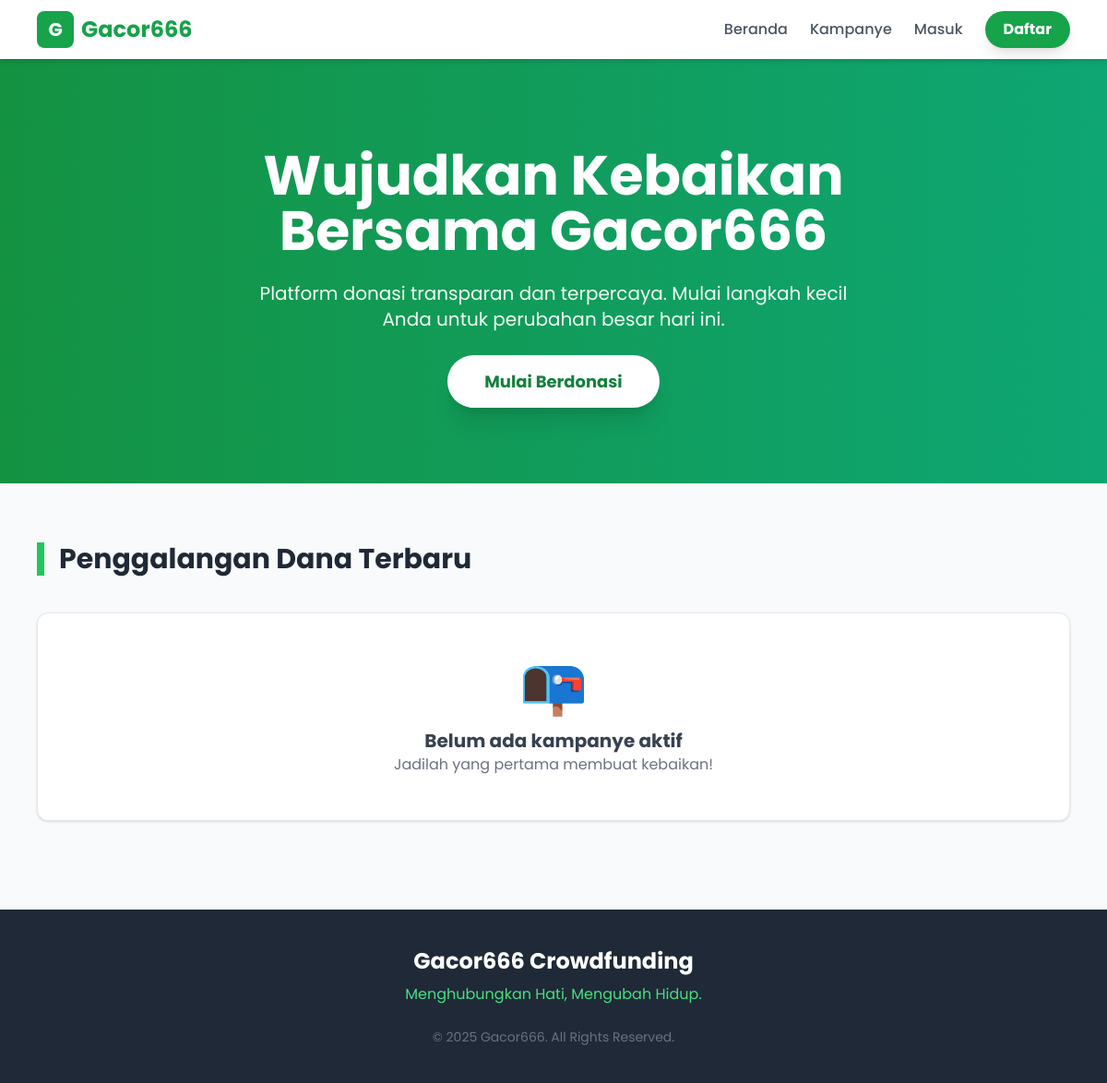
Before: / with the older database file.
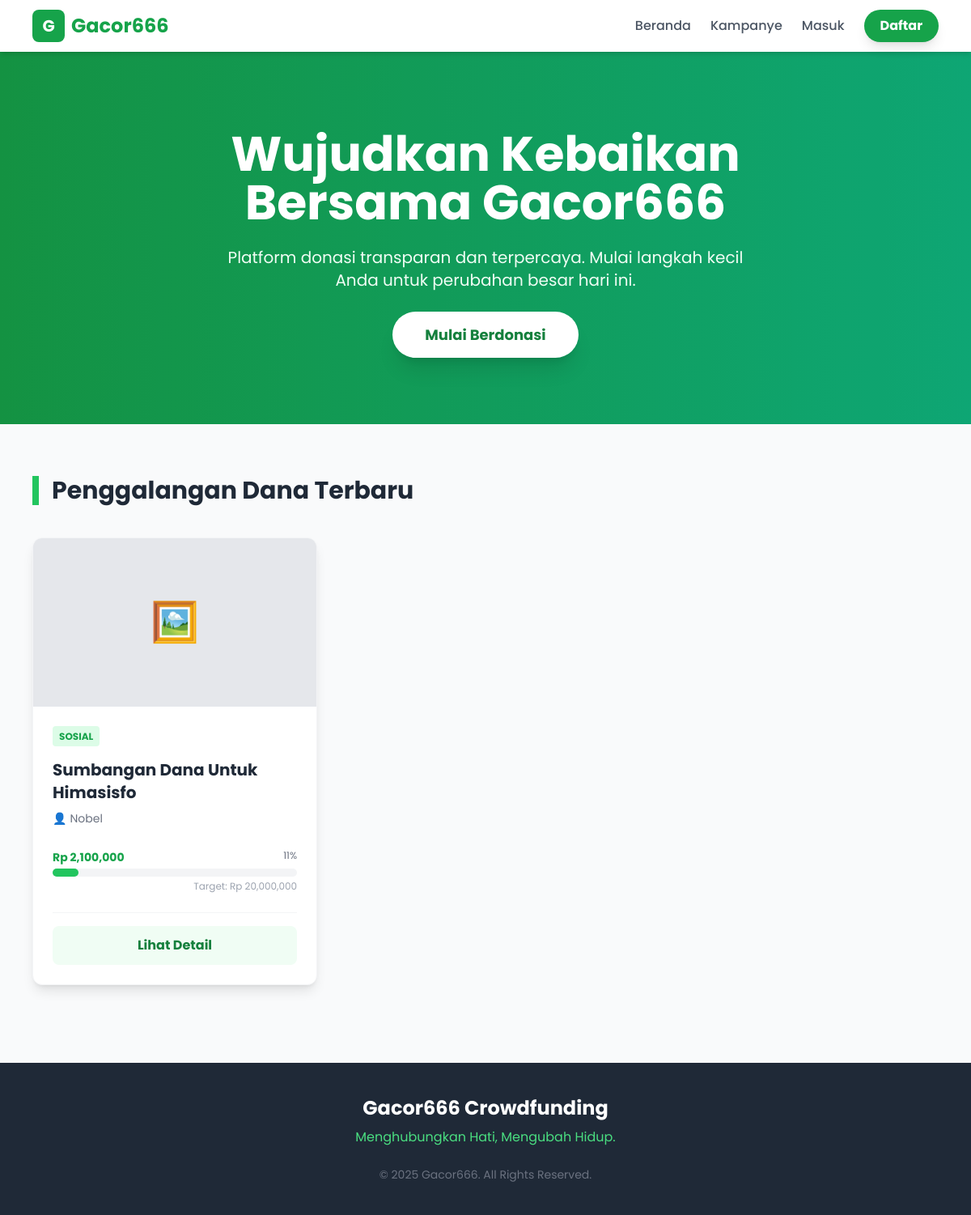
After: the same page with the newer database file.
### tables this page shows
CREATE TABLE `campaigns` (
  `id` int(11) NOT NULL,
  `user_id` int(11) NOT NULL,
  `judul` varchar(255) NOT NULL,
  `deskripsi` text NOT NULL,
  `target_donasi` decimal(15,2) NOT NULL,
  `dana_terkumpul` decimal(15,2) DEFAULT 0.00,
  `batas_waktu` date NOT NULL,
  `gambar_url` varchar(255) DEFAULT 'default.jpg',
  `rejection_reason` text DEFAULT NULL,
  `ktp_file` varchar(255) DEFAULT NULL,
  `kk_file` varchar(255) DEFAULT NULL,
  `surat_polisi_file` varchar(255) DEFAULT NULL,
  `foto_diri_file` varchar(255) DEFAULT NULL,
  `admin_notes` text DEFAULT NULL,
  `status` enum('pending','active','rejected','completed') DEFAULT 'pending',
  `created_at` timestamp NOT NULL DEFAULT current_timestamp()
);

CREATE TABLE `users` (
  `id` int(11) NOT NULL,
  `nama_lengkap` varchar(100) NOT NULL,
  `email` varchar(100) NOT NULL,
  `password` varchar(255) NOT NULL,
  `no_hp` varchar(20) DEFAULT NULL,
  `role` enum('admin','user') DEFAULT 'user',
  `created_at` timestamp NOT NULL DEFAULT current_timestamp()
);

### index.php (the view, shortened to what this page needs)
<?php
require 'config.php';
$stmt = $pdo->query("
    SELECT campaigns.*, users.nama_lengkap
    FROM campaigns
    JOIN users ON campaigns.user_id = users.id
    WHERE campaigns.status = 'active'
    ORDER BY campaigns.created_at DESC
");
$campaigns = $stmt->fetchAll();
?>
<!DOCTYPE html>
<html lang="id">
<head>
    <script src="https://cdn.tailwindcss.com"></script>
</head>
<body class="bg-gray-50 flex flex-col min-h-screen">
    <?php include 'includes/navbar.php'; ?>
    <div class="bg-gradient-to-r from-green-600 to-emerald-500 text-white py-24 relative overflow-hidden">
        <div class="absolute inset-0 bg-black opacity-10"></div>
        <div class="container mx-auto px-4 text-center relative z-10">
            <h1 class="text-4xl md:text-6xl font-bold mb-6 leading-tight">Wujudkan Kebaikan<br>Bersama Gacor666</h1>
            <p class="text-lg md:text-xl mb-10 max-w-2xl mx-auto text-green-50">Platform donasi transparan dan terpercaya. Mulai langkah kecil Anda untuk perubahan besar hari ini.</p>
            <a href="#campaigns" class="bg-white text-green-700 px-10 py-4 rounded-full font-bold text-lg hover:bg-gray-100 shadow-xl transition transform hover:-translate-y-1">Mulai Berdonasi</a>
        </div>
    </div>
    <main id="campaigns" class="container mx-auto px-4 py-16 max-w-6xl flex-grow">
        <div class="flex items-center justify-between mb-10">
            <h2 class="text-3xl font-bold text-gray-800 border-l-8 border-green-500 pl-4">Penggalangan Dana Terbaru</h2>
        </div>
        <?php if (count($campaigns) > 0): ?>
            <div class="grid grid-cols-1 md:grid-cols-3 gap-8">
                <?php foreach ($campaigns as $c):
                    $persen = ($c['target_donasi'] > 0) ? ($c['dana_terkumpul'] / $c['target_donasi']) * 100 : 0;
                ?>
                <div class="bg-white rounded-xl shadow-lg hover:shadow-2xl transition duration-300 overflow-hidden flex flex-col border border-gray-100 group">
                    <div class="h-52 bg-gray-200 flex items-center justify-center text-gray-400 group-hover:bg-gray-300 transition">
                        <span class="text-5xl">🖼️</span>
                    </div>
                    <div class="p-6 flex-grow flex flex-col">
                        <div class="mb-4">
                            <span class="text-xs font-bold uppercase text-green-600 bg-green-100 px-2 py-1 rounded">Sosial</span>
                        </div>
                        <h3 class="font-bold text-xl mb-2 text-gray-800 line-clamp-2 group-hover:text-green-600 transition"><?= htmlspecialchars($c['judul']) ?></h3>
                        <p class="text-sm text-gray-500 mb-1 flex items-center gap-1">
                            <span>👤</span> <?= htmlspecialchars($c['nama_lengkap']) ?>
                        </p>
                        <div class="mt-6">
                            <div class="flex justify-between text-sm mb-1">
                                <span class="font-bold text-green-600">Rp <?= number_format($c['dana_terkumpul']) ?></span>
                                <span class="text-gray-500 text-xs text-right"><?= number_format($persen, 0) ?>%</span>
                            </div>
                            <div class="w-full bg-gray-100 rounded-full h-2.5 mb-1">
                                <div class="bg-green-500 h-2.5 rounded-full transition-all duration-1000" style="width: <?= min($persen, 100) ?>%"></div>
                            </div>
                            <div class="text-right text-xs text-gray-400">Target: Rp <?= number_format($c['target_donasi']) ?></div>
                        </div>
                          <div class="mt-6 pt-4 border-t border-gray-100">
                            <a href="campaign_detail.php?id=<?= $c['id'] ?>" class="block text-center w-full bg-green-50 text-green-700 py-3 rounded-lg hover:bg-green-600 hover:text-white transition font-bold">Lihat Detail</a>
                        </div>
                    </div>
                </div>
                <?php endforeach; ?>
            </div>
        <?php else: ?>
            <div class="bg-white p-12 rounded-xl shadow text-center border border-gray-200">
                <span class="text-6xl mb-4 block">📭</span>
                <h3 class="text-xl font-bold text-gray-700">Belum ada kampanye aktif</h3>
                <p class="text-gray-500">Jadilah yang pertama membuat kebaikan!</p>
            </div>
        <?php endif; ?>
    </main>
    <footer class="bg-gray-800 text-white py-10 mt-8">
        <div class="container mx-auto px-4 text-center">
            <h2 class="text-2xl font-bold mb-2">Gacor666 Crowdfunding</h2>
            <p class="text-green-400 mb-6">Menghubungkan Hati, Mengubah Hidup.</p>
            <p class="text-gray-500 text-sm">&copy; 2025 Gacor666. All Rights Reserved.</p>
        </div>
    </footer>
</body>
</html>

### includes/navbar.php (shortened to what this page needs)
<nav class="bg-white shadow-md sticky top-0 z-50">
    <div class="max-w-6xl mx-auto px-4">
        <div class="flex justify-between items-center h-16">
            <a href="index.php" class="flex items-center gap-2">
                <div class="w-10 h-10 bg-green-600 rounded-lg flex items-center justify-center text-white font-bold text-xl">G</div>
                <span class="text-2xl font-bold text-green-600">Gacor666</span>
            </a>            <div class="flex items-center space-x-6">
                <a href="index.php" class="hover:text-green-600 font-medium text-gray-600">Beranda</a>
                <a href="campaigns.php" class="hover:text-green-600 font-medium text-gray-600">Kampanye</a>
                <?php if (isset($_SESSION['user_id'])): ?>
                    <a href="dashboard.php" class="hover:text-green-600 font-medium text-gray-600">Dashboard</a>
                    <?php if ($_SESSION['role'] === 'admin'): ?>
                        <a href="admin%20Gacor666/index.php" class="text-red-500 font-bold hover:text-red-700">Admin Panel</a>
                    <?php endif; ?>
                    <span class="text-sm text-gray-400 hidden md:inline">Hi, <?= htmlspecialchars($_SESSION['nama']) ?></span>
                    <a href="logout.php" class="bg-gray-100 text-gray-700 px-4 py-2 rounded-full hover:bg-gray-200 text-sm font-bold">Logout</a>
                <?php else: ?>
                    <a href="login.php" class="text-gray-600 hover:text-green-600 font-medium">Masuk</a>
                    <a href="register.php" class="bg-green-600 text-white px-5 py-2 rounded-full hover:bg-green-700 shadow-lg font-bold">Daftar</a>
                <?php endif; ?>
            </div>
        </div>
    </div>
</nav>

### index.php (style rules this page uses)
body { font-family: 'Poppins', sans-serif; }

Changed rows visible on the page:
added campaigns: judul "Sumbangan Dana Untuk Himasisfo", user.nama_lengkap "Nobel", dana_terkumpul "2,100,000", persen "11", target_donasi "20,000,000"
Other visible differences:
text no longer shown: "📭 Belum ada kampanye aktif Jadilah yang pertama membuat kebaikan!"
